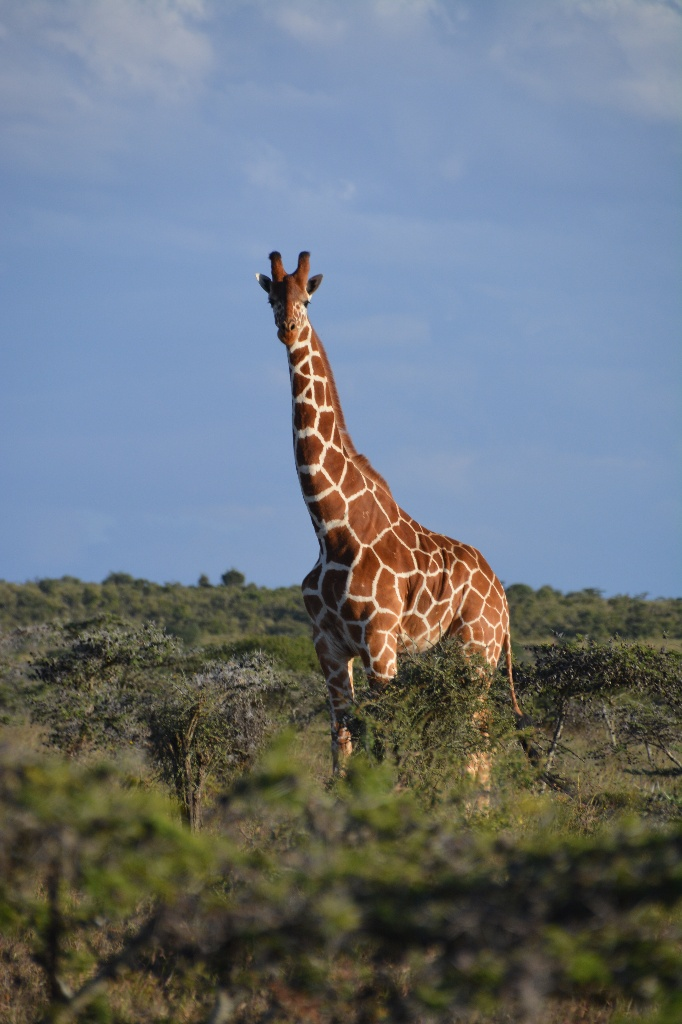
#> input picture Computational Vision/Lecture Exercise/lec2/lec02_ex/giraffe.jpg, 682 x 1024 px
$ python lec02_ex.py giraffe.jpg out.png
#> lines starting #> are read from the running program, lines starting #| are printed output that depends on the picture
import cv2
import numpy as np
from matplotlib import pyplot as plt
import matplotlib

import os
import random
import sys

blend_wgt = 0.5
print("OpenCV version:", cv2.__version__)
print("NumPy version:", np.__version__)
print("MatPlotLib version:", matplotlib.__version__)

"""
Handle the command-line arguments
"""
if len(sys.argv) != 3:
    print("Usage: %s in_image out_img" % sys.argv[0])
    sys.exit()

img1 = cv2.imread(sys.argv[1]).copy()
#> img1 is the input picture: shape (1024, 682, 3); mean B, G, R 125.1, 116.7, 107.8
img2 = cv2.resize(img1, (img1.shape[1]//2, img1.shape[0]//2))
img3 = cv2.resize(img2, (img1.shape[1]//4, img1.shape[0]//4))
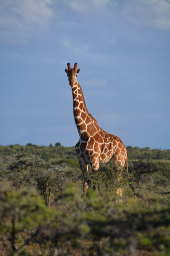
#> img3: shape (256, 170, 3); mean B, G, R 125.2, 116.8, 107.9

img2[img3.shape[0]//2:(img3.shape[0]//2)+img3.shape[0], img3.shape[1]//2:(img3.shape[1]) + img3.shape[1]//2, :] = img3
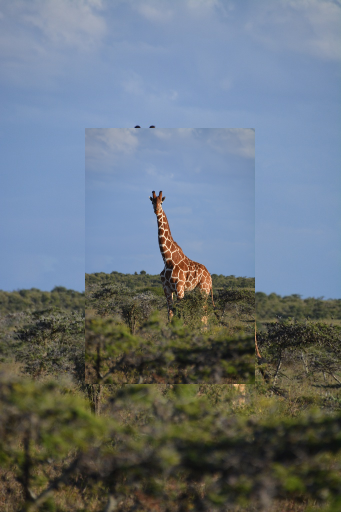
#> img2: shape (512, 341, 3); mean B, G, R 124.5, 115.6, 105

img1[img2.shape[0]//2:(img2.shape[0]//2)+img2.shape[0], img2.shape[1]//2:(img2.shape[1]) + img2.shape[1]//2, :] = img2
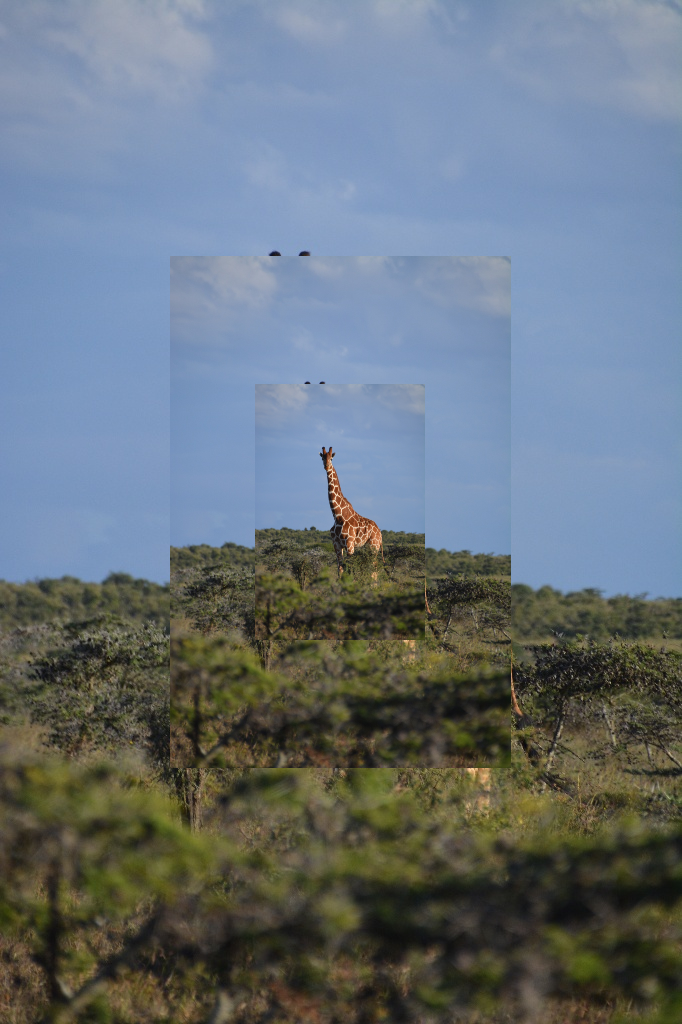
#> img1: shape (1024, 682, 3); mean B, G, R 124.3, 115.2, 104.2

img1 = img1[::,::,::-1]
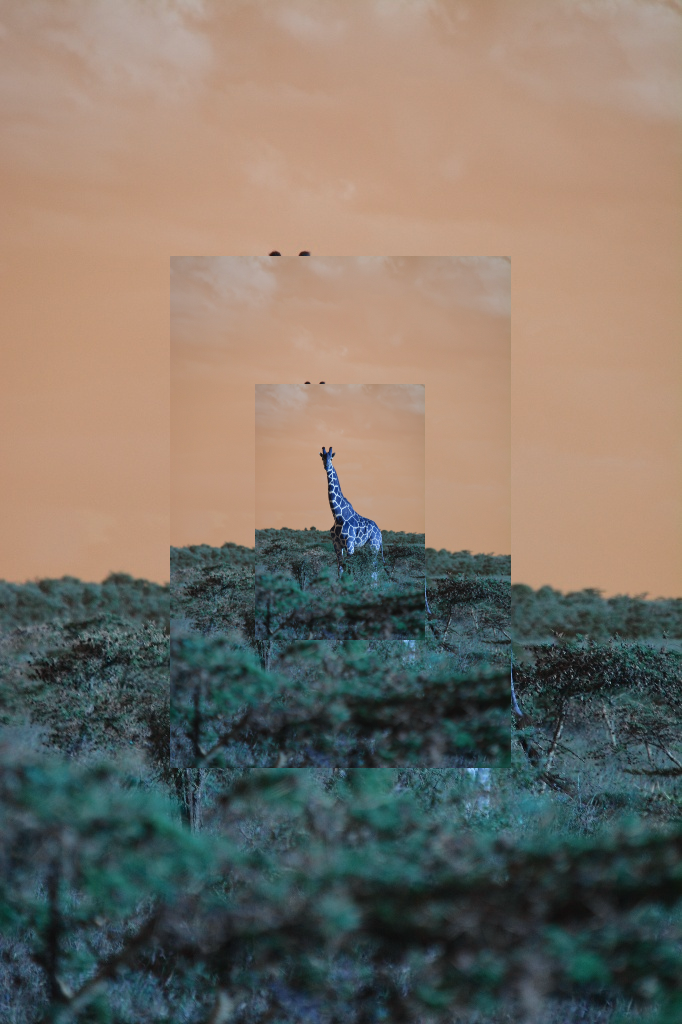
#> img1: shape (1024, 682, 3); mean B, G, R 104.2, 115.2, 124.3
img2 = img2[::,::,::-1]
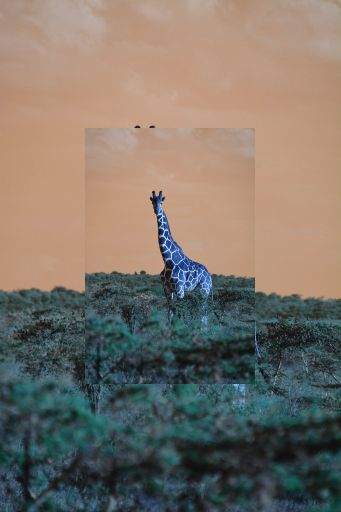
#> img2: shape (512, 341, 3); mean B, G, R 105, 115.6, 124.5
img3 = img3[::,::,::-1]
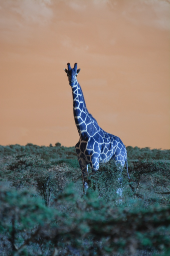
#> img3: shape (256, 170, 3); mean B, G, R 107.9, 116.8, 125.2

plt.imshow(img1)
plt.show()
img1 = img1[::,::,::-1]
cv2.imwrite(sys.argv[2],img1)
